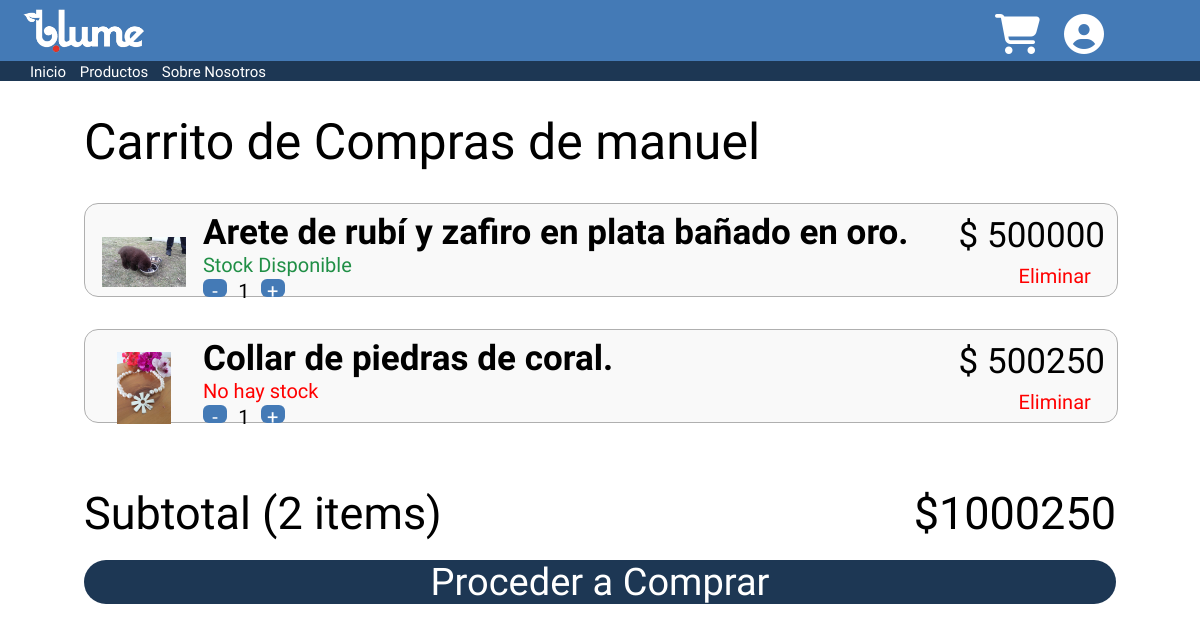
Screenshot of /carro/ (signed in) with the database file from the repository.
### principal/models.py (models this page shows, shortened)
class Items(models.Model):
    carrito = models.ForeignKey(Carrito, on_delete=models.CASCADE)
    cantidad = models.PositiveIntegerField(default=1)
    producto = models.ForeignKey(Joya, on_delete=models.CASCADE)

class Joya(models.Model):
    nombre = models.CharField(max_length=100000)
    MATERIAL = [
        ('oro', 'Oro'),
        ('plata', 'Plata'),
        ('otros', 'Otros')
    ]
    material = models.CharField(max_length=7, choices=MATERIAL, default='ORO')
    TIPO = [
        ('aretes', 'Arete'),
        ('pulseras', 'Pulsera'),
        ('collares', 'Collar'),
        ('anillos', 'Anillo'),
        ('otros', 'Otro')
    ]
    tipo = models.CharField(max_length=50, choices=TIPO, default='Arete')
    piedra = models.CharField(max_length=100000)
    precio = models.IntegerField()
    imagen = models.ImageField(upload_to='static/images', null=True, blank=True)
    descripcion = models.TextField()
    stock = models.IntegerField(default=1)
    vistas = models.PositiveIntegerField(default=0)

### principal/views.py (the view)
# urls.py: path('carro/', views.carro_compras),
@login_required(login_url="/login/")
def carro_compras(request):
    usuario = User.objects.get(username=request.user)
    carro = Carrito.objects.get(propietario=usuario)
    if request.method == "GET":
        if 'eliminar' in request.GET:
            id_ = request.GET['eliminar']
            joya_item = Joya.objects.get(id=id_)
            Items.objects.filter(carrito=carro, producto=joya_item).delete()
            return redirect('/carro/')
        elif 'add' in request.GET:
            id_ = request.GET["add"]
            joya_item = Joya.objects.get(id=id_)
            Items(carrito=carro, cantidad=1, producto=joya_item).save()
            return redirect('/carro/')
    productos = Items.objects.filter(carrito=carro)
    ctx = {'productos' : productos}
    return render(request, 'carrito.html', ctx)

### templates/carrito.html (shortened to what this page needs)
<!DOCTYPE html>
{% load static %}
<html>
    <head>
        <link href="{% static 'css/carrito.css' %}" rel="stylesheet" type="text/css">
    </head>
    {% include 'barra.html' %}
    <body>
        <h1 class="titulo_carrito">Carrito de Compras de {{request.user}}</h1>
        <div class="productos">
        {% for producto in productos %}
            <div class="contenedor_producto">
                <img class="imagen_producto" src="/{{producto.producto.imagen}}">
                <div class="contenedor_titulo">
                    <h2>{{producto.producto.nombre}}</h2>
                    {% if producto.producto.stock == 0 %}
                        <h6 class="stock">No hay stock</h6>
                    {% else %}
                        <h6 class="stock">Stock Disponible</h6>
                    {% endif %}
                    <div class="cantidad_producto">
                        <button>-</button>
                        <h6>1</h6>
                        <button>+</button>
                    </div>
                </div>
                <div class="producto_precio_contenedor">
                    <h4 class="producto_precio">$ {{ producto.producto.precio }}</h4>
                    <a>Eliminar</a>
                </div>
            </div>
        {% endfor %}
        </div>
        <div class="comprar">
            <h3 id="items"></h3>
            <h3 class="total" id="total-precio"></h3>
            <div>
                <button class="proceder">Proceder a Comprar</button>
            </div>
        </div>
    </body>
</html>

### templates/barra.html (shortened to what this page needs)
{% load static %}
<head>
    <link href="{% static 'css/barra.css' %}" rel="stylesheet" type="text/css">
</head>
<body>
    <div class="barra-principal">
        <img id="imagen-barra" src="{% static 'images/logo_blanco.png' %}">
        <a href="/login/"><i id="cuenta-barra" class="fas fa-user-circle"></i></a>
        <a><i id="carrito-barra" class="fas fa-shopping-cart"></i></a>
    </div>
    <div class="barra-abajo">
        <div class="links">
            <a href="/">Inicio</a>
            <a>Productos</a>
            <a>Sobre Nosotros</a>
        </div>
    </div>
</body>

### static/css/carrito.css (style rules this page uses)
* { margin: 0; padding: 0; }
.titulo_carrito { font-family: 'Sora', sans-serif; font-size: 50px; font-weight: 300; margin-top: 4vh; margin-left: 7vw; }
.productos { margin-top: 4vh; }
.contenedor_producto { background-color: #f9f9f9; margin-left: 7vw; width: 86vw; height: 11.5vh; border-radius: 14px; border: solid 1px #afafaf; margin-bottom: 4vh; }
.imagen_producto { width: 7vw; height: 9vh; object-fit: contain; margin-left: 1.4vw; }
.contenedor_titulo { display: inline-block; margin-left: 1.1vw; margin-top: 1vh; }
.contenedor_titulo h2 { font-family: 'Sora', sans-serif; font-size: 35px; font-weight: bold; }
.contenedor_titulo h6 { font-family: 'Sora', sans-serif; font-size: 20px; font-weight: normal; }
.cantidad_producto { display: inline-block; width: 50%; margin-top: 0.3vh; }
.cantidad_producto button { display: inline-block; width: 2vw; height: 2.3vh; font-family: 'Sora', sans-serif; font-size: 20px; border: 0; color: #fff; border-radius: 6px; background-color: #447ab6; outline: none; }
.cantidad_producto h6 { display: inline-block; margin-left: 0.6vw; margin-right: 0.6vw; }
.producto_precio_contenedor { float: right; }
.producto_precio { font-family: 'Sora', sans-serif; font-size: 35px; font-weight: normal; margin-top: 1.4vh; margin-right: 1vw; }
.producto_precio_contenedor a { color: #f00; font-family: 'Sora', sans-serif; font-size: 20px; position: relative; left: 5vw; top: 1vh; }
.comprar { margin-top: 8vh; margin-left: 7vw; width: 86vw; }
.comprar h3 { font-family: 'Sora', sans-serif; font-size: 45px; font-weight: 300; display: inline-block; }
.total { float: right; }
.proceder { border-radius: 55px; background-color: #1d3754; font-family: 'Sora', sans-serif; font-size: 38px; font-weight: 300; color: #fff; border: 0; text-align: center; width: 100%; outline: none; margin-top: 2.6vh; transition: background 2s; }

### static/css/barra.css (style rules this page uses)
* { margin: 0; padding: 0; text-decoration: none; }
.barra-principal { background-color: #447ab6; width: 100vw; max-width: 100%; height: 7.68vh; }
#imagen-barra { height: 7.68vh; margin-left: 1.6vw; display: inline-block; }
#carrito-barra { color: #fff; font-size: 40px; float: right; position: relative; top: 1.8vh; right: 10vw; }
#cuenta-barra { color: #fff; font-size: 40px; float: right; position: relative; top: 1.8vh; right: 8vw; }
.barra-abajo { width: 100vw; max-width: 100%; height: 2.4vh; background-color: #1d3754; }
.links { margin-left: 2.5vw; padding-top: 0.2vh; display: inline-block; width: 50%; }
.links a { color: #fff; font-family: 'Sora', sans-serif; font-size: 15px; font-weight: 200; padding-right: 0.8vw; }

### rows the page displays
Items: producto.imagen (picture), producto.nombre "Arete de rubí y zafiro en plata bañado en oro.", shows "Stock Disponible", producto.precio "500000"
Items: producto.imagen (picture), producto.nombre "Collar de piedras de coral.", shows "No hay stock", producto.precio "500250"

### other values shown
{{ request.user }} "manuel"
